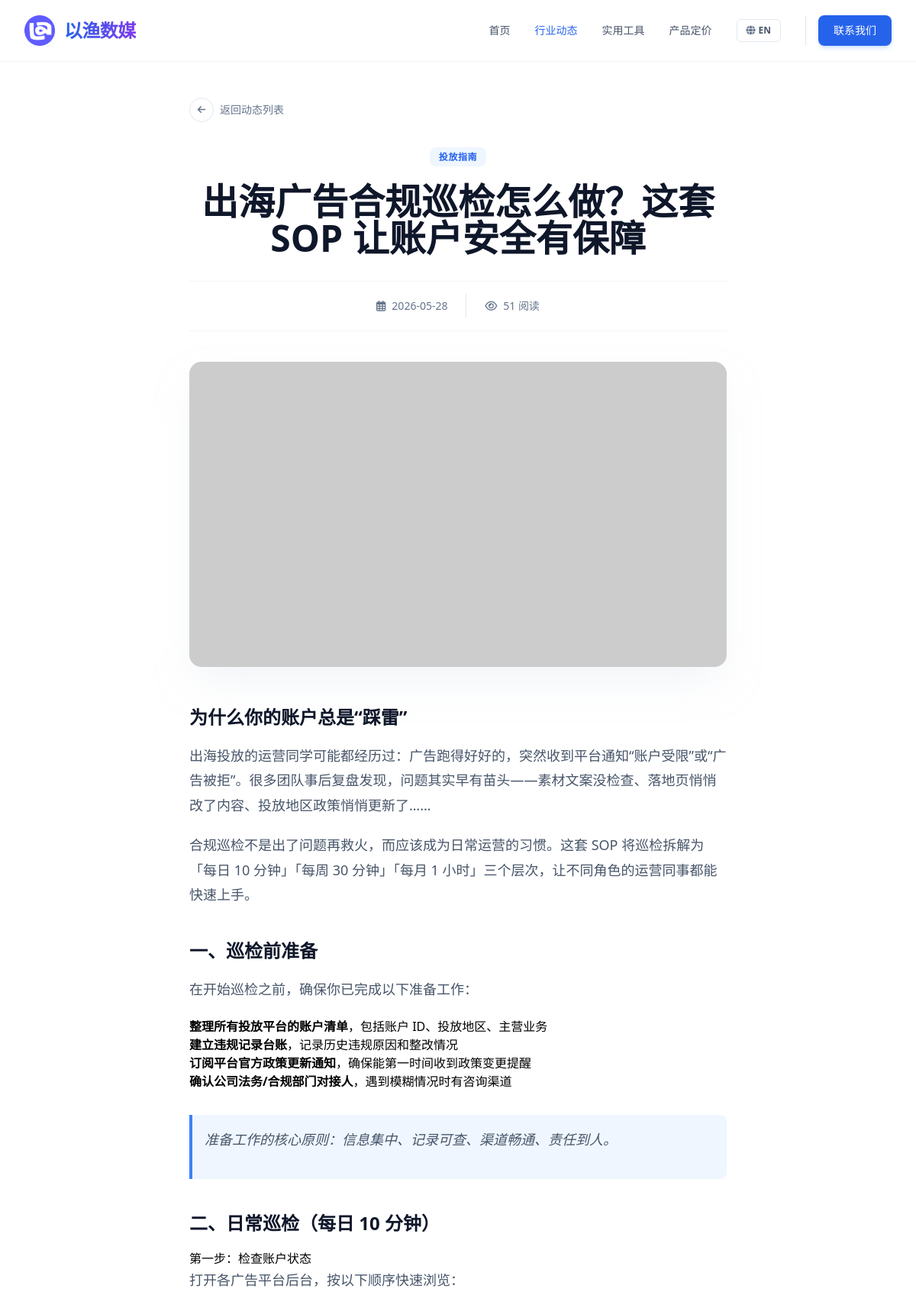
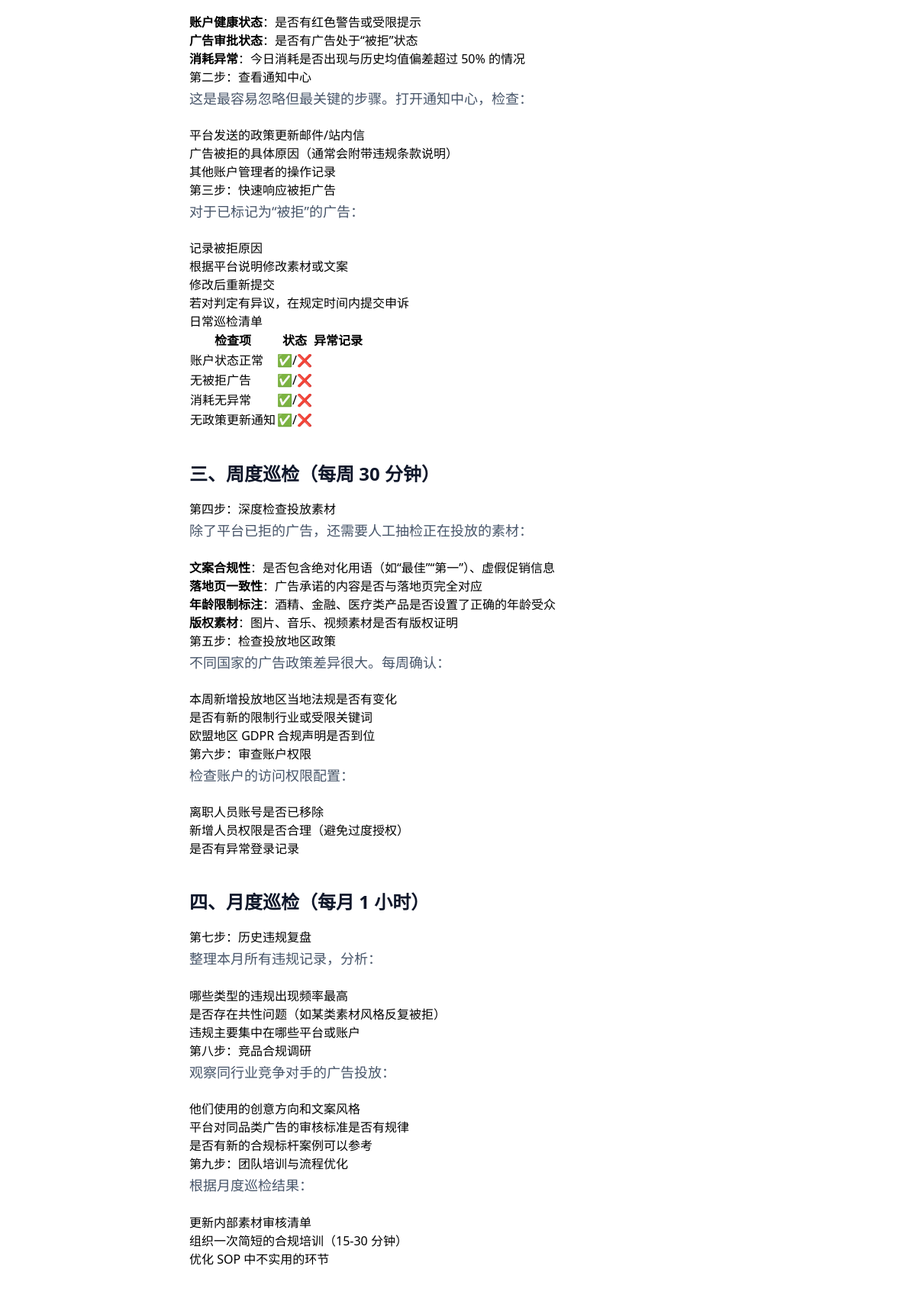
The app's page /article/133 (upper part) with its own data (2 pictures, top to bottom).
### tables this page shows
CREATE TABLE articles (
            id INTEGER PRIMARY KEY AUTOINCREMENT,
            category_id TEXT NOT NULL,
            title TEXT NOT NULL,
            summary TEXT NOT NULL,
            content TEXT NOT NULL,
            date TEXT NOT NULL,
            views INTEGER DEFAULT 0,
            image TEXT NOT NULL
        , seo_keywords TEXT DEFAULT '', seo_score INTEGER DEFAULT 0, title_en TEXT DEFAULT '', summary_en TEXT DEFAULT '', content_en TEXT DEFAULT '', title_vi TEXT DEFAULT "", summary_vi TEXT DEFAULT "", content_vi TEXT DEFAULT "");

### app.py (the view)
@app.route('/article/<int:article_id>')
def article_detail(article_id):
    db = get_db()
    cur = db.cursor()
    cur.execute('SELECT * FROM articles WHERE id = ?', (article_id,))
    article = cur.fetchone()
    if article is None:
        return "Article not found", 404
    return render_template('article_detail.html', article=dict(article))

### app.py (called while the page is built)
def get_db():
    db = getattr(g, '_database', None)
    if db is None:
        db = g._database = sqlite3.connect(DB_PATH)
        db.row_factory = sqlite3.Row
    return db

@app.teardown_appcontext
def close_connection(exception):
    db = getattr(g, '_database', None)
    if db is not None:
        db.close()

@app.after_request
def add_header(response):
    response.headers["Cache-Control"] = "no-cache, no-store, must-revalidate"
    response.headers["Pragma"] = "no-cache"
    response.headers["Expires"] = "0"
    response.headers['Cache-Control'] = 'public, max-age=0'
    return response

### templates/article_detail.html (shortened to what this page needs)
<!DOCTYPE html>
<html lang="zh-CN" x-data="appData()">
<head>
    <script src="https://cdn.tailwindcss.com"></script>
    <link href="https://cdnjs.cloudflare.com/ajax/libs/font-awesome/6.0.0/css/all.min.css" rel="stylesheet">
</head>
<body class="font-sans antialiased bg-white">
    <nav class="fixed w-full z-50 transition-all duration-300 bg-white/90 backdrop-blur-md border-b border-slate-100">
        <div class="max-w-7xl mx-auto px-4 sm:px-6 lg:px-8">
            <div class="flex justify-between h-20 items-center">
                <a href="/" class="flex-shrink-0 flex items-center gap-3 group">
                    <img src="{{ url_for('static', filename='images/logo.png') }}" alt="Logo" class="w-10 h-10 rounded-lg object-cover shadow-sm group-hover:shadow-md transition-shadow duration-300" onerror="this.src='https://ui-avatars.com/api/?name=YY&background=0D8ABC&color=fff'">
                    <span class="font-extrabold text-2xl tracking-tight bg-clip-text text-transparent bg-gradient-to-r from-blue-600 to-violet-600 drop-shadow-sm">以渔数媒</span>
                </a>
                <div class="hidden md:flex space-x-8 items-center">
                    <a href="/" class="text-sm font-medium text-slate-600 hover:text-blue-600 transition-colors" x-text="t[lang].nav.home">首页</a>
                    <a href="/articles" class="text-sm font-medium text-blue-600 transition-colors" x-text="t[lang].nav.articles">行业动态</a>
                                        <a href="/tools" class="text-sm font-medium text-slate-600 hover:text-blue-600 transition-colors" x-text="t[lang].nav.tools">实用工具</a>
<a href="/pricing" class="text-sm font-medium text-slate-600 hover:text-blue-600 transition-colors" x-text="t[lang].nav.pricing">产品定价</a>
                    <button @click="toggleLang()" class="flex items-center space-x-1 px-3 py-1.5 rounded-md border border-slate-200 hover:border-blue-400 hover:bg-slate-50 transition-all">
                        <i class="fas fa-globe text-slate-500 text-xs"></i>
                        <span class="text-xs font-bold text-slate-600" x-text="lang === 'zh' ? 'EN' : '中'"></span>
                    </button>
                    <div class="flex items-center gap-3 pl-4 border-l border-slate-200">
                        <a href="https://t.me/yiyiyiads" target="_blank" class="px-5 py-2.5 rounded-lg bg-blue-600 text-white text-sm font-medium hover:bg-blue-700 transition-all shadow-md shadow-blue-500/20" x-text="t[lang].nav.contact">联系我们</a>
                    </div>
                </div>
            </div>
        </div>
    </nav>
    <main class="pt-32 pb-24">
        <div class="max-w-3xl mx-auto px-4 sm:px-6 lg:px-8 mb-8">
            <a href="/articles" class="inline-flex items-center gap-2 text-sm font-medium text-slate-500 hover:text-blue-600 transition-colors group">
                <div class="w-8 h-8 rounded-full border border-slate-200 flex items-center justify-center group-hover:border-blue-500 group-hover:bg-blue-50 transition-all">
                    <i class="fas fa-arrow-left text-xs group-hover:-translate-x-0.5 transition-transform"></i>
                </div>
                <span x-text="t[lang].back">返回动态列表</span>
            </a>
        </div>
        <article class="max-w-3xl mx-auto px-4 sm:px-6 lg:px-8">
            <header class="mb-10 text-center">
                <div class="mb-6">
                    <span class="px-3 py-1 bg-blue-50 text-blue-600 text-xs font-bold rounded-lg uppercase tracking-wider">
                        <span x-show="lang === 'zh'">
                            {% if article.category_id == 'news' %}官方公告
                            {% elif article.category_id == 'insight' %}行业洞察
                            {% elif article.category_id == 'guide' %}投放指南
                            {% elif article.category_id == 'update' %}产品更新
                            {% else %}资讯{% endif %}
                        </span>
                    </span>
                </div>
                <h1 class="text-3xl md:text-4xl lg:text-5xl font-extrabold text-slate-900 leading-tight mb-8">
                    <span x-show="lang === 'zh'">{{ article.get('title', '') }}</span>
                </h1>
                <div class="flex items-center justify-center gap-6 text-sm text-slate-500 border-t border-b border-slate-100 py-4">
                    <div class="flex items-center gap-2">
                        <i class="far fa-calendar-alt"></i>
                        <span>{{ article.date }}</span>
                    </div>
                    <div class="flex items-center gap-2">
                        <i class="far fa-eye"></i>
                        <span><span id="article-view-count" data-article-id="{{ article.id }}" data-base-views="{{ article.views }}">{{ article.views }}</span> <span x-text="t[lang].reads">阅读</span></span>
                    </div>
                </div>
            </header>
            <div class="rounded-2xl overflow-hidden mb-12 shadow-2xl shadow-slate-200/50">
                <img src="{{ article.image }}" alt="Featured Image" class="w-full h-[400px] object-cover">
            </div>
            <div class="prose max-w-none" x-show="lang === 'zh'">
                {{ article.get('content', '') | markdown | safe }}
            </div>
        </article>
    </main>
</body>
</html>

### templates/article_detail.html (style rules this page uses)
.prose h2 { color: #0f172a; font-weight: 700; font-size: 1.5rem; margin-top: 2.5rem; margin-bottom: 1rem; }
.prose p { color: #475569; line-height: 1.8; margin-bottom: 1.25rem; font-size: 1.125rem; }
.prose blockquote { border-left: 4px solid #3b82f6; padding-left: 1rem; color: #334155; font-style: italic; background: #eff6ff; padding: 1rem; border-radius: 0 0.5rem 0.5rem 0; margin: 2rem 0; }

### records on screen
articles: get "出海广告合规巡检怎么做？这套 SOP 让账户安全有保障", date "2026-05-28", views "51", get "为什么你的账户总是“踩雷” 出海投放的运营同学可能都经历过：广告跑得好好的，突然收到平台通知“账户受限”或“广告被拒”。很多团队事后复盘发现，问题其实早有苗头——素材文案没检查、落地页悄悄改了内容、投放地区政策悄悄更新了…… 合规巡检不是出了问题再救火，而应该成为日常运营的习惯。这套 SOP 将巡检拆解为「每日 10 分钟」「每周 30 分钟」「每月 1 小时」三个层次，让不同角色的运营同事都能快速上手。 一、巡检前准备 在开始巡检之前，确保你已完成以下准备工作： 整理所有投放平台的账户清单 ，包括账户 ID、投放地区、主营业务 建立违规记录台账 ，记录历史违规原因和整改情况 订阅平台官方政策更新通知 ，确保能第一时间收到政策变更提醒 确认公司法务/合规部门对接人 ，遇到模糊情况时有咨询渠道 准备工作的核心原则：信息集中、记录可查、渠道畅通、责任到人。 二、日常巡检（每日 10 分钟） 第一步：检查账户状态 打开各广告平台后台，按以下顺序快速浏览： 账户健康状态 ：是否有红色警告或受限提示 广告审批状态 ：是否有广告处于“被拒”状态 消耗异常 ：今日消耗是否出现与历史均值偏差超过 50% 的情况 第二步：查看通知中心 这是最容易忽略但最关键的步骤。打开通知中心，检查： 平台发送的政策更新邮件/站内信 广告被拒的具体原因（通常会附带违规条款说明） 其他账户管理者的操作记录 第三步：快速响应被拒广告 对于已标记为“被拒”的广告： 记录被拒原因 根据平台说明修改素材或文案 修改后重新提交 若对判定有异议，在规定时间内提交申诉 日常巡检清单 检查项 状态 异常记录 账户状态正常…"
